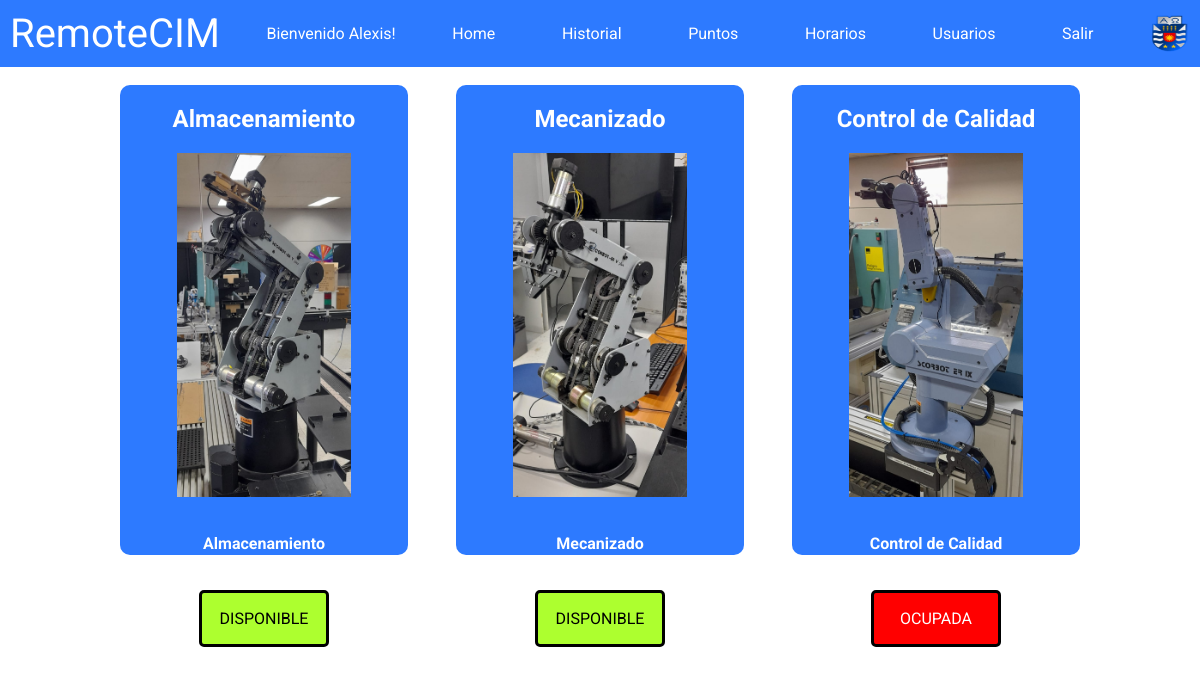
The page /home/ (signed in) on the database its author committed.
### remotecim/models.py (models this page shows, shortened)
class Usuario(AbstractBaseUser, PermissionsMixin):
    id_usuario = models.AutoField(primary_key=True)
    nombre = models.CharField(max_length=255)
    apellido = models.CharField(max_length=255)
    email = models.EmailField(max_length=255, unique=True)
    password = models.CharField(max_length=255)
    rol = models.CharField(max_length=255)
    is_active = models.BooleanField(default=True)
    is_staff = models.BooleanField(default=False)
    fecha_hora_inicio = models.DateTimeField(null=True, blank=True)
    fecha_hora_fin = models.DateTimeField(null=True, blank=True)
    ultima_estacion = models.CharField(max_length=255, choices=(
        ('almacenamiento', 'Almacenamiento'),
        ('mecanizado', 'Mecanizado'),
        ('control_de_calidad', 'Control de Calidad'),
    ), null=True, blank=True)
    USERNAME_FIELD = 'email'
    REQUIRED_FIELDS = ['nombre', 'apellido']
    objects = UsuarioManager()

class EstacionDeTrabajo(models.Model):
    id_estacion = models.AutoField(primary_key=True)
    descripcion = models.CharField(max_length=255)
    disponibilidad = models.BooleanField(default=True)

### remotecim/views.py (the view)
# urls.py: path('home/', home_view, name = 'home'),
def home_view(request):
    if request.user.is_authenticated:
        estaciones = EstacionDeTrabajo.objects.all()
        context = {
            'estaciones': estaciones
        }
        return render(request, 'home.html', context)
    else:
        return redirect('login')

### remotecim/templates/home.html (shortened to what this page needs)
{% extends 'base.html' %}
{% load static %}
{% block content %}
    <div class="card-container">
        {% for estacion in estaciones %}
        <div class="card">
          <h2>{{ estacion.descripcion }}</h2>
          <a href="{% url 'connect_device' estacion.id_estacion %}?ultima_estacion={{ estacion.descripcion }}">
            {% if estacion.id_estacion == 1 %}
              <img src="{% static 'images/almacenamiento.jpeg' %}" alt="Scorbot">
            {% elif estacion.id_estacion == 2 %}
              <img src="{% static 'images/mecanizado.jpeg' %}" alt="Scorbot">
            {% elif estacion.id_estacion == 3 %}
              <img src="{% static 'images/control-calidad.jpeg' %}" alt="Scorbot">
            {% endif %}
          </a>
          <h6>{{ estacion.descripcion }}</h6>
          <div class="{% if estacion.disponibilidad %}disponible{% else %}ocupada{% endif %}">
            {% if estacion.disponibilidad %}
              <p>DISPONIBLE</p>
            {% else %}
              <p>OCUPADA</p>
            {% endif %}
          </div>
        </div>
        {% endfor %}
    </div>
{% endblock %}

### remotecim/templates/navbar.html
{% load static %}
<nav class="navbar">
    <a class="logo-navbar">RemoteCIM</a>
    {% if user.is_authenticated %}
        <div class="navbar-text">Bienvenido {{ user.nombre }}!</div>
        <a class="a-navbar" href="{% url 'home' %}">Home</a>
        <a class="a-navbar" href="{% url 'historial' %}">Historial</a>
        <a class="a-navbar" href="{% url 'puntos' %}">Puntos</a>
        <a class="a-navbar" href="{% url 'horario' %}">Horarios</a>
        {% if user.rol != 'estudiante' %}
            <a class="a-navbar" href="{% url 'registro' %}">Usuarios</a>
        {% endif %}
        <a class="a-navbar" href="{% url 'logout' %}">Salir</a>
    {% endif %}
    <a href="https://www.ubiobio.cl/w/" target="_blank"><img src="{% static 'images/ubb_escudo.png' %}" width="40px" height="40px" alt="logo-ubb-navbar"></a>
</nav>

### remotecim/static/css/styles-navbar.css (style rules this page uses)
body { font-family: 'Roboto', sans-serif; margin: 0; padding: 0; }
:root { --primary-color: #2d7aff; }
.logo-navbar { font-size: 40px; color: white; }
.a-navbar { background-color: var(--primary-color); color: white; padding: 10px; font-size: 16px; border: none; cursor: pointer; text-decoration: none; }
.navbar { display: flex; justify-content: space-between; align-items: center; background-color: var(--primary-color); color: #fff; padding: 10px; transition: background-color 0.5s ease-in-out; }

### remotecim/static/css/styles-home.css (style rules this page uses)
.card-container { display: flex; justify-content: space-between; flex-wrap: wrap; width: 80%; margin: 1.5% auto; }
.card { width: 30%; background-color: #2d7aff; border-radius: 10px; box-sizing: border-box; text-align: center; transition: all 1.7s ease-in-out; cursor: pointer; }
.card h2 { margin-top: 0; text-align: center; color: white; }
.card h6 { font-size: 16px; color: white; }
.card img { width: 70%; height: 80%; object-fit: cover; }
.disponible { border: 3px solid black; border-radius: 5px; width: 50%; margin: 0 auto; background-color: greenyellow; color: black; }
.ocupada { border: 3px solid black; border-radius: 5px; width: 50%; margin: 0 auto; background-color: red; color: white; }
@media (min-width: 1024px) { .card-container { display: flex; justify-content: space-between; flex-wrap: wrap; } }
@media (min-width: 1024px) { .card { width: 30%; margin-bottom: 20px; padding: 20px; box-sizing: border-box; } }

### remotecim/static/css/styles-main.css (style rules this page uses)
a { text-decoration: none; color: white; }

### rows shown on the page
Usuario: nombre "Alexis"
EstacionDeTrabajo: descripcion "Almacenamiento", disponibilidad "DISPONIBLE"
EstacionDeTrabajo: descripcion "Mecanizado", disponibilidad "DISPONIBLE"
EstacionDeTrabajo: descripcion "Control de Calidad", disponibilidad "OCUPADA"
